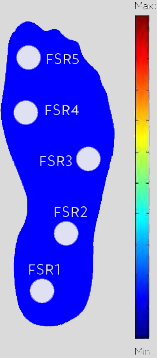
#> input picture gui/graphics/heatmap.png, 157 x 358 px, found by its file name
$ jupyter execute --allow-errors Biomedical_project_gui.ipynb
#> lines starting #> are read from the running program, lines starting #| are printed output that depends on the picture
[cell 1]
# Importing needed libraries
from tkinter import *
from PIL import ImageTk,Image
import re
import cv2
import time

# Defining the paths
path = "/home/mooeyad/Downloads/project/gui/graphics"
path_saving = "project/saved_data"

# Defining and setting parameters for the root GUI window
root = Tk()
root.title("StepScope")   #root window title
root.geometry("700x300")  #Startup Resolution
#root.iconbitmap(path+"/icon_c.ico") #Program icon


# Load all images that will be used
HeatMap_cv = cv2.imread(path+"/heatmap.png", cv2.IMREAD_UNCHANGED)
#> HeatMap_cv is the input picture: shape (358, 157, 3); mean B, G, R 224.9, 124.4, 124

# Convert the image to a PIL Image object
HeatMap_pil = Image.fromarray(cv2.cvtColor(HeatMap_cv, cv2.COLOR_BGRA2RGBA))


# Create a Tkinter PhotoImage object from the PIL Image object
HeatMap_tk = ImageTk.PhotoImage(HeatMap_pil, format="RGBA")

# Importing the Gait Cycle Images
gaitNA_tk = ImageTk.PhotoImage(Image.open(path+"/GaitPhases/NA.png"), format="RGBA")
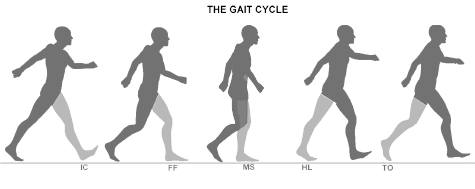
#> input picture gui/graphics/GaitPhases/NA.png, 475 x 189 px, found by its file name
gaitIC_tk = ImageTk.PhotoImage(Image.open(path+"/GaitPhases/IC.png"), format="RGBA")
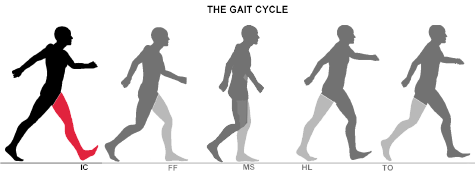
#> input picture gui/graphics/GaitPhases/IC.png, 475 x 189 px, found by its file name
gaitFF_tk = ImageTk.PhotoImage(Image.open(path+"/GaitPhases/FF.png"), format="RGBA")
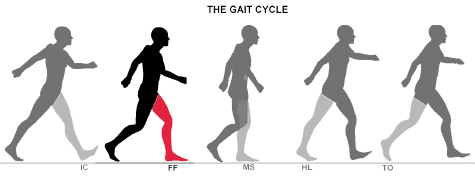
#> input picture gui/graphics/GaitPhases/FF.png, 475 x 189 px, found by its file name
gaitMS_tk = ImageTk.PhotoImage(Image.open(path+"/GaitPhases/MS.png"), format="RGBA")
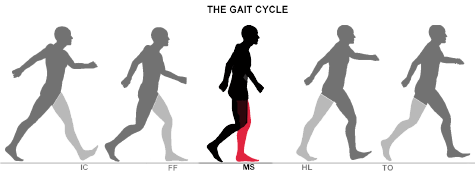
#> input picture gui/graphics/GaitPhases/MS.png, 475 x 189 px, found by its file name
gaitHL_tk = ImageTk.PhotoImage(Image.open(path+"/GaitPhases/HL.png"), format="RGBA")
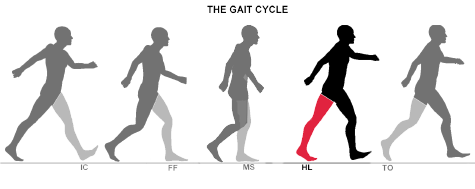
#> input picture gui/graphics/GaitPhases/HL.png, 475 x 189 px, found by its file name
#> (the rest of this cell did not finish here and is left out)
